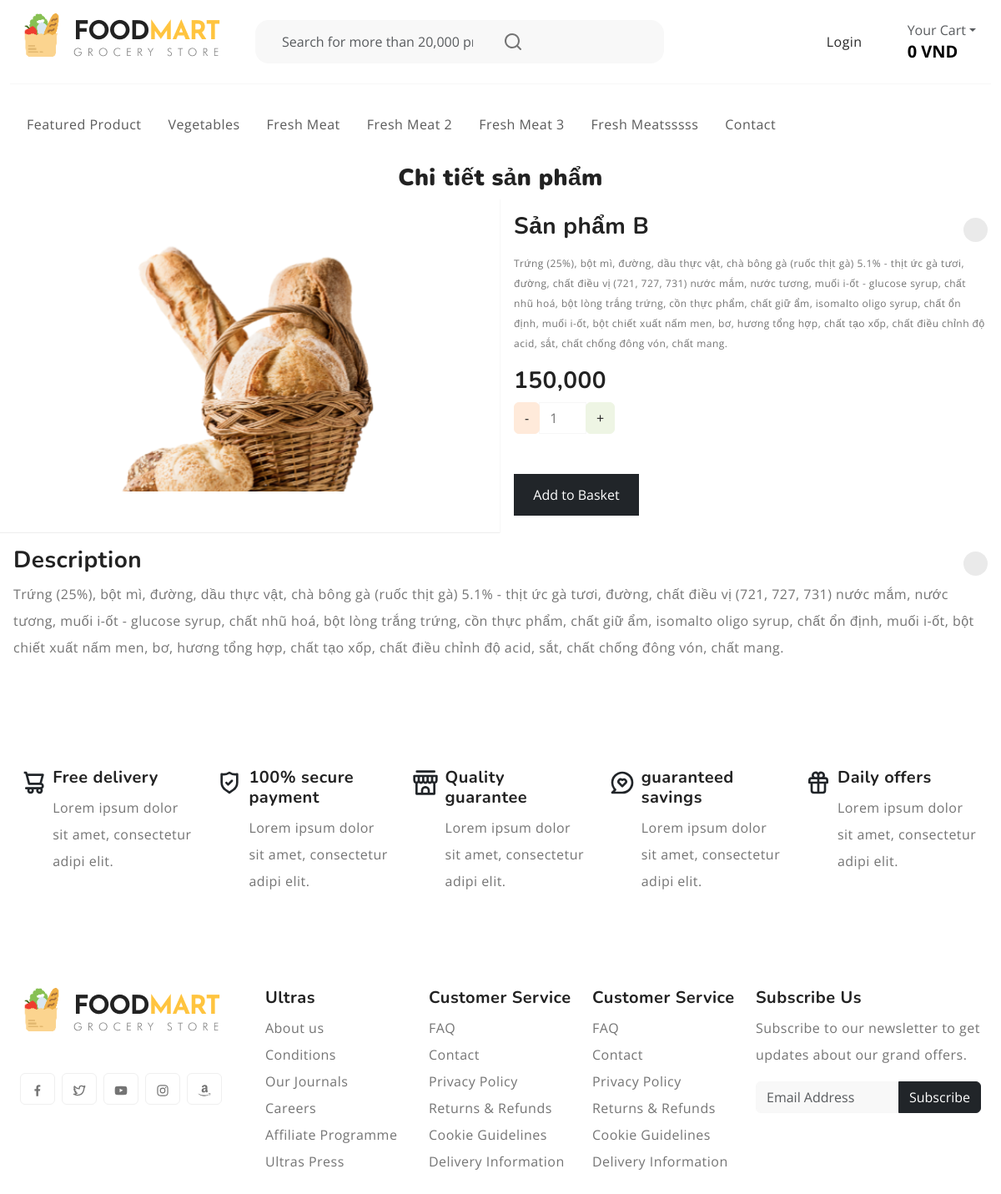
The page /views/FoodMart/shop-details.php?detail=63 on the database its author committed.
### tables this page shows
CREATE TABLE `categories` (
  `category_id` int(11) NOT NULL,
  `category_name` varchar(255) DEFAULT NULL,
  `is_host` int(11) NOT NULL,
  `create_at` datetime DEFAULT current_timestamp()
);

CREATE TABLE `products` (
  `product_id` int(11) NOT NULL,
  `category_id` int(11) NOT NULL,
  `name_sp` varchar(250) NOT NULL,
  `price` int(11) NOT NULL,
  `discount` int(11) NOT NULL,
  `img` varchar(500) NOT NULL,
  `content` varchar(5000) NOT NULL,
  `description` longtext NOT NULL,
  `is_host` int(11) NOT NULL,
  `create_at` datetime DEFAULT current_timestamp()
);

### views/FoodMart/controller/headerController.php (called while the page is built, shortened)
<?php
require '../../db/db.php';
mysqli_select_db($conn, "ecommerce");
$sql_categories2 = "SELECT * FROM Categories";
$result_categories2 = $conn->query($sql_categories2);
?>

### views/FoodMart/controller/shopDetailController.php (called while the page is built, shortened)
<?php
require '../../db/db.php';
mysqli_select_db($conn, "ecommerce");
if (isset($_GET["detail"])) {
    $product_id = mysqli_real_escape_string($conn, $_GET["detail"]);
    $sql = "SELECT DISTINCT product_id, name_sp, content, discount, img, price, description, category_id
            FROM Products
            WHERE product_id = '$product_id' LIMIT 1";
    $result = $conn->query($sql);
    if ($result && $result->num_rows > 0) {
        $list = mysqli_fetch_assoc($result);
    } else {
        die("Không tìm thấy sản phẩm với ID đó.");
    }
} else {
    die("Không có ID sản phẩm được cung cấp.");
}
?>

### views/FoodMart/shop-details.php (the view, shortened to what this page needs)
<?php include('controller/shopDetailController.php'); ?>
<!DOCTYPE html>
<html lang="en">
<head>
    <link rel="stylesheet" href="https://cdn.jsdelivr.net/npm/swiper@9/swiper-bundle.min.css">
    <link href="https://cdn.jsdelivr.net/npm/bootstrap@5.3.0-alpha3/dist/css/bootstrap.min.css" rel="stylesheet">
    <link rel="stylesheet" type="text/css" href="css/vendor.css">
    <link rel="stylesheet" type="text/css" href="style.css">
    <link rel="stylesheet" type="text/css" href="css/shopDetail.css">
</head>
<body>
    <?php include('header.php'); ?>
    <section class="mb-5">
        <div class="card">
            <div style="text-align: center;">
                <h3><b>Chi tiết sản phẩm</b> </h3>
            </div>
            <div class="row g-0">
                <div class="col-md-6 border-end">
                    <div class="d-flex flex-column justify-content-center">
                        <div class="main_image">
                            <img src="../admin/upload_mau/<?php echo htmlspecialchars($list['img']); ?>" id="main_product_image" width="350">
                        </div>
                    </div>
                </div>
                <div class="col-md-6">
                    <div class="p-3 right-side">
                        <div class="d-flex justify-content-between align-items-center">
                            <h3><?php echo htmlspecialchars($list['name_sp']); ?></h3>
                            <span class="heart"><i class='bx bx-heart'></i></span>
                        </div>
                        <div class="mt-2 pr-3 content">
                            <p><?php echo htmlspecialchars($list['content']); ?></p>
                        </div>
                        <h3><?php echo number_format($list['price']); ?></h3>
                        <form action="" method="post">
                            <div class="d-flex align-items-center justify-content-between">
                                <div class="input-group product-qty">
                                    <span class="input-group-btn">
                                        <button type="button" class="quantity-left-minus btn btn-danger btn-number" data-type="minus" aria-label="Decrease quantity">
                                            -
                                        </button>
                                    </span>
                                    <input type="number" id="quantity" name="quantity" style="width:10% !important; flex:none;" class="form-control input-number" value="1" min="1" readonly>
                                    <span class="input-group-btn">
                                        <button type="button" class="quantity-right-plus btn btn-success btn-number" data-type="plus" aria-label="Increase quantity">
                                            +
                                        </button>
                                    </span>
                                </div>
                            </div>
                            <div class="buttons d-flex flex-row mt-5 gap-3">
                                <button type="submit" name="add_to_cart" class="btn btn-dark">Add to Basket</button>
                            </div>
                        </form>
                    </div>
                </div>
                <div class="p-3 right-side">
                    <div class="d-flex justify-content-between align-items-center">
                        <h3>Description</h3>
                        <span class="heart"><i class='bx bx-heart'></i></span>
                    </div>
                    <p><?php echo htmlspecialchars($list['content']); ?></p>
                </div>
            </div>
        </div>
    </section>
    <?php include('menuFooter.php'); ?>
    <?php include('footer.php'); ?>
</body>
</html>

### views/FoodMart/header.php (shortened to what this page needs)
<?php include('controller/headerController.php'); ?>
<header>
  <div class="container-fluid">
    <div class="row py-3 border-bottom">
      <div class="col-sm-4 col-lg-3 text-center text-sm-start">
        <div class="main-logo">
          <a href="index.php">
            <img src="images/logo.png" alt="logo" class="img-fluid">
          </a>
        </div>
      </div>
      <div class="col-sm-6 offset-sm-2 offset-md-0 col-lg-5 d-none d-lg-block">
        <div class="search-bar row bg-light p-2 my-2 rounded-4">
          <div class="col-11 col-md-7">
            <form id="search-form" class="text-center" action="index.php" method="post">
              <input type="text" class="form-control border-0 bg-transparent" placeholder="Search for more than 20,000 products" />
            </form>
          </div>
          <div class="col-1">
            <svg xmlns="http://www.w3.org/2000/svg" width="24" height="24" viewBox="0 0 24 24">
              <path fill="currentColor" d="M21.71 20.29L18 16.61A9 9 0 1 0 16.61 18l3.68 3.68a1 1 0 0 0 1.42 0a1 1 0 0 0 0-1.39ZM11 18a7 7 0 1 1 7-7a7 7 0 0 1-7 7Z" />
            </svg>
          </div>
        </div>
      </div>
      <div class="col-sm-8 col-lg-4 d-flex justify-content-end gap-5 align-items-center mt-4 mt-sm-0 justify-content-center justify-content-sm-end">
        <ul class="d-flex justify-content-end list-unstyled m-0">
          <?php if (isset($_SESSION['loggedin']) && $_SESSION['loggedin'] === true): ?>
            <li>Welcome, <?php echo htmlspecialchars($user_name); ?>
              <br />
              <a class="a-left" href="../../login_out.php">Logout</a>
            </li>
          <?php else: ?>
            <li><a href="../../login.php">Login</a></li>
          <?php endif; ?>
        </ul>
        <div class="cart text-end d-none d-lg-block dropdown">
          <button class="border-0 bg-transparent d-flex flex-column gap-2 lh-1" type="button" data-bs-toggle="offcanvas" data-bs-target="#offcanvasCart" aria-controls="offcanvasCart">
            <span class="fs-6 text-muted dropdown-toggle">Your Cart</span>
            <?php
            $total_price = 0;
            echo '<span class="cart-total fs-5 fw-bold">' . number_format($total_price) . ' VND</span>';
            ?> </button>
        </div>
      </div>
    </div>
  </div>
  <div class="container-fluid">
    <div class="row py-3">
      <div class="d-flex  justify-content-center justify-content-sm-between align-items-center">
        <nav class="main-menu d-flex navbar navbar-expand-lg">
          <div class="offcanvas offcanvas-end" tabindex="-1" id="offcanvasNavbar" aria-labelledby="offcanvasNavbarLabel">
            <div class="offcanvas-body">
              <ul class="navbar-nav justify-content-end menu-list list-unstyled d-flex gap-md-3 mb-0">
                <?php while ($category2 = $result_categories2->fetch_assoc()): ?>
                  <li class="nav-item active">
                    <a href="productCategory.php?category_id=<?php echo htmlspecialchars($category2['category_id']); ?>" class="nav-link"><?php echo htmlspecialchars($category2['category_name']); ?></a>
                  </li>
                <?php endwhile; ?>
                <li class="nav-item active">
                    <a href="contact.php" class="nav-link">Contact</a>
                  </li>
              </ul>
            </div>
          </div>
      </div>
    </div>
  </div>
</header>

### views/FoodMart/style.css (style rules this page uses)
:root { --header-height: 160px; --header-height-min: 80px; }
:root { --accent-color: #ffc43f; --dark-color: #222222; --light-dark-color: #727272; --light-color: #fff; --grey-color: #dbdbdb; --light-grey-color: #fafafa; --primary-color: #6995b1; --light-primary-color: #eef1f3; }
:root { --body-font: "Open Sans", sans-serif; --heading-font: "Nunito", sans-serif; }
body { --bs-link-color: #333; --bs-link-hover-color: #333; --bs-link-color-rgb: 40, 40, 40; --bs-link-hover-color-rgb: 0, 0, 0; --bs-light-rgb: 248, 248, 248; --bs-font-sans-serif: "Open Sans", sans-serif; --bs-body-font-family: var(--bs-font-sans-serif); --bs-body-font-size: 1rem; --bs-body-font-weight: 400; --bs-body-line-height: 2; --bs-body-color: #747474; --bs-primary: #ffc43f; --bs-primary-rgb: 255, 196, 63; --bs-success: #a3be4c; --bs-success-rgb: 163, 190, 76; --bs-primary-bg-subtle: #fff9eb; --bs-success-bg-subtle: #eef5e5; --bs-border-color: #f7f7f7; --bs-secondary-rgb: 230, 243, 251; --bs-danger-rgb: 249, 235, 231; --bs-warning-rgb: 255, 249, 235; --bs-info-rgb: 230, 243, 250; }
.btn-success { --bs-btn-color: #222; --bs-btn-bg: #eef5e4; --bs-btn-border-color: #eef5e4; --bs-btn-hover-color: #222; --bs-btn-hover-bg: #9de3c2; --bs-btn-hover-border-color: #9de3c2; --bs-btn-focus-shadow-rgb: 60, 153, 110; --bs-btn-active-color: #222; --bs-btn-active-bg: #9de3c2; --bs-btn-active-border-color: #9de3c2; --bs-btn-active-shadow: inset 0 3px 5px rgba(0, 0, 0, 0.125); --bs-btn-disabled-color: #222; --bs-btn-disabled-bg: #eef5e4; --bs-btn-disabled-border-color: #eef5e4; }
.btn-danger { --bs-btn-color: #222; --bs-btn-bg: #ffeada; --bs-btn-border-color: #ffeada; --bs-btn-hover-color: #222; --bs-btn-hover-bg: #ecc9af; --bs-btn-hover-border-color: #ecc9af; --bs-btn-focus-shadow-rgb: 60, 153, 110; --bs-btn-active-color: #222; --bs-btn-active-bg: #ecc9af; --bs-btn-active-border-color: #ecc9af; --bs-btn-active-shadow: inset 0 3px 5px rgba(0, 0, 0, 0.125); --bs-btn-disabled-color: #222; --bs-btn-disabled-bg: #ffeada; --bs-btn-disabled-border-color: #ffeada; }
body { letter-spacing: 0.03em; }
h1, h2, h3, h4, h5, h6 { font-family: var(--heading-font); color: var(--dark-color); font-weight: 700; }
.container, .container-fluid, .container-lg, .container-md, .container-sm, .container-xl, .container-xxl { --bs-gutter-x: 3rem; }
.container-fluid { max-width: 1600px; }
a { text-decoration: none ; }

### views/FoodMart/css/shopDetail.css (style rules this page uses)
.card { border: none; overflow: hidden }
.main_image { display: flex; justify-content: center; align-items: center; border-bottom: 1px solid #eee; height: 400px; width: 100%; overflow: hidden }
.heart { height: 29px; width: 29px; background-color: #eaeaea; border-radius: 50%; display: flex; justify-content: center; align-items: center }
.content p { font-size: 12px }
.right-side { position: relative }
.buttons .btn { height: 50px; width: 150px; border-radius: 0px !important }

### rows shown on the page
categories: category_name "Featured Product"
categories: category_name "Vegetables"
categories: category_name "Fresh Meat"
categories: category_name "Fresh Meat 2"
categories: category_name "Fresh Meat 3"
categories: category_name "Fresh Meatsssss"
products: img (picture), name_sp "Sản phẩm B", content "Trứng (25%), bột mì, đường, dầu thực vật, chà bông gà (ruốc thịt gà) 5.1% - thịt ức gà tươi, đường, chất điều vị (721, 727, 731) nước mắm, nước tương, muối i-ốt - glucose syrup, chất nhũ hoá, bột lòng trắng trứng, cồn thực phẩm, chất giữ ẩm, isomalto oligo syrup, chất ổn định, muối i-ốt, bột chiết xuất nấm men, bơ, hương tổng hợp, chất tạo xốp, chất điều chỉnh độ acid, sắt, chất chống đông vón, chất mang.", price "150,000"

### other values the page prints
$total_price "0"
